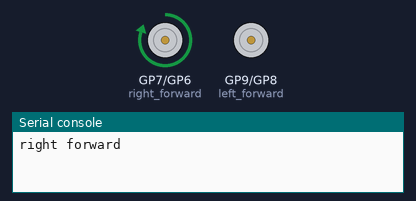
Simulated run of this program. Board: Raspberry Pi Pico running MicroPython. Shown: motor-driver pin pairs drawn as motors (green arrow = first pin HIGH = forward, orange = second pin HIGH = backward, longer = more drive), the last lines printed to the serial console.

Above: at 1.0 s.
At 4.0 s:
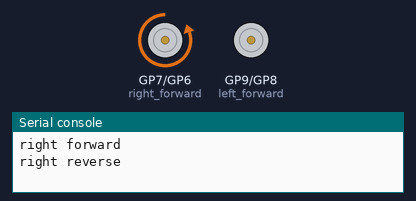
At 7.0 s:
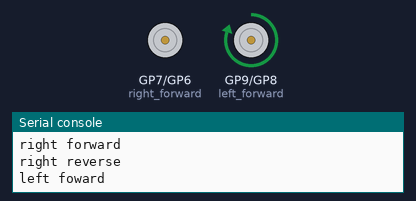
At 10.0 s:
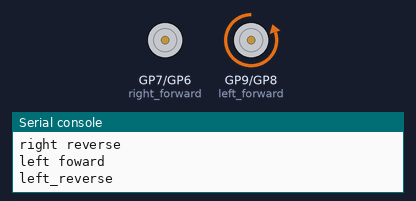
Timing chart, 0 to 15.6 s (numbered marks = the images above):
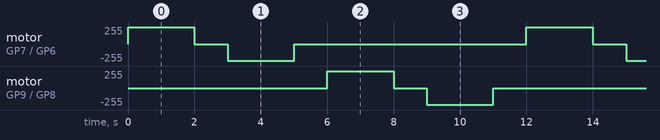

The program:

motorTest.py
```python
from machine import Pin, PWM
from time import sleep

RIGHT_FORWARD_PIN = 7
RIGHT_REVERSE_PIN = 6
LEFT_FORWARD_PIN = 9
LEFT_REVERSE_PIN = 8

right_forward = PWM(Pin(RIGHT_FORWARD_PIN))
right_reverse = PWM(Pin(RIGHT_REVERSE_PIN))
left_forward = PWM(Pin(LEFT_FORWARD_PIN))
left_reverse = PWM(Pin(LEFT_REVERSE_PIN))

POWER_LEVEL = 65025

def spin_wheel(pwm):
    pwm.duty_u16(POWER_LEVEL)
    sleep(2)
    pwm.duty_u16(0)
    sleep(1)

while True:
    print('right forward')
    spin_wheel(right_forward)

    print('right reverse')
    spin_wheel(right_reverse)

    print('left foward')
    spin_wheel(left_forward)

    print('left_reverse')
    spin_wheel(left_reverse)
```

Measured:
- by itself, motor on GP7 (right_forward) / GP6 (right_reverse), motor on GP9 (left_forward) / GP8 (left_reverse): repeats every 12.0 s: stopped 1.0 s, backward 253/255 2.0 s, stopped 7.0 s, forward 253/255 2.0 s
